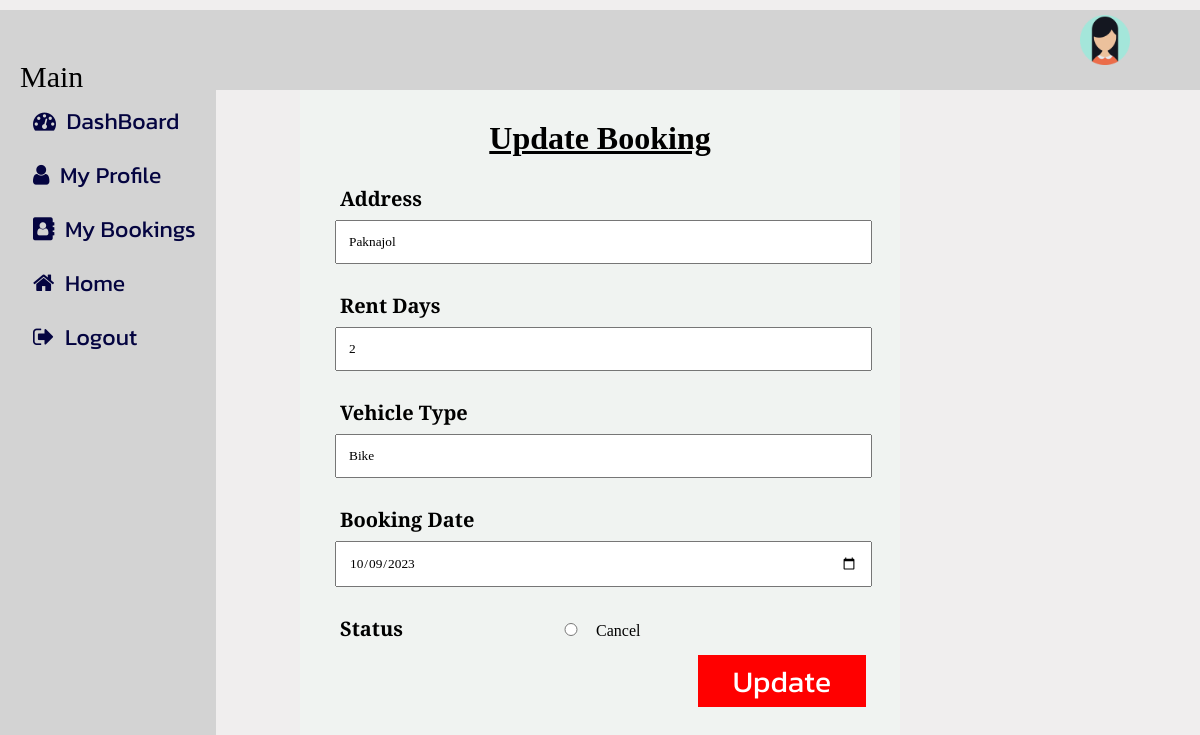
The app's page /user/user_update_booking.php?b_id=1 with its own data.
### tables this page shows
CREATE TABLE `booking` (
  `b_id` int(11) NOT NULL,
  `Full_Name` varchar(30) NOT NULL,
  `Email` varchar(50) NOT NULL,
  `Phone_Number` bigint(20) DEFAULT NULL,
  `Address` varchar(30) NOT NULL,
  `Rent_Days` int(11) NOT NULL,
  `Vehicle_Category` varchar(20) NOT NULL,
  `Booking_Date` date NOT NULL,
  `End_Date` date NOT NULL,
  `Driving_License` varchar(100) DEFAULT NULL,
  `Message` varchar(500) NOT NULL,
  `status` tinyint(1) DEFAULT 0,
  `vehicle_id` int(11) DEFAULT NULL,
  `c_id` int(11) NOT NULL
);

### user/user_update_booking.php (the view, shortened to what this page needs)
<?php
$id = $_GET['b_id'];
?>
<?php
try{
    $connection = mysqli_connect('localhost','root','','online_vehicle_rental');
    $sql = "select * from booking where b_id=$id";
    $res = mysqli_query($connection,$sql);
    if ($res->num_rows > 0) {
        $record = mysqli_fetch_assoc($res);
    } else {
    }
}catch(Exception $e){
    die('Connection Error: ' . $e->getMessage());
}
?>
<!DOCTYPE html>
<html>
<head>
  <link rel="stylesheet" href="https://cdnjs.cloudflare.com/ajax/libs/font-awesome/4.7.0/css/font-awesome.min.css">
    <link rel="stylesheet" type="text/css" href="../style.css">
</head>
<body>
  <?php
  include_once"user-main-dashboard.php";
  ?>
        <div class="update-user-right-product-form_box">
            <form class="update-user-product-form-box"action="<?php echo $_SERVER['PHP_SELF']?>?b_id=<?php echo $id ?>" method="post">
                <h1 class="ubook">Update Booking</h1>
                <div class="user-input-box">
                    <label><b>Address</b></label>
                    <input type="text" placeholder="Enter Address " name="address" value="<?php echo $record['Address']?>" >
                </div>
                <div class="user-input-box">
                    <label><b>Rent Days</b></label>
                    <input type="number" placeholder="Enter Rent Days" name="rent" value="<?php echo $record['Rent_Days']  ?>">
                </div>
                <div class="user-input-box">
                    <label><b>Vehicle Type</b></label>
                    <input type="text" placeholder="Enter Vehicle Category" name="vcategory" value="<?php echo $record['Vehicle_Category']?>">
                </div>
                <div class="user-input-box">
                    <label><b>Booking Date</b></label>
                    <input type="date" placeholder="Enter Start Date" name="start" value="<?php echo $record['Booking_Date']  ?>">
                </div>
                <div class="user-input-box">
                    <label><b>Status</b></label>
                    <input type="radio" name="status" class="updatesta" value='2'>Cancel
                </div>
                <button type="submit" class="btnSubmit" name="submit">Update</button>
            </form>
        </div>
</body>
</html>

### style.css (style rules this page uses)
* { margin: 0; padding: 0; }
body { width: 100%; background: #F0EEEE; }
::placeholder { font-size: 15px; padding-left: 10px; }
.btnSubmit { font-family: Kanit; text-align: center; margin-top: 15px; margin-right: 34px; float: right; width: 168px; height: 52px; background: red; border: red; color: white; font-size: 30px; }
input.updatesta { width: 50px; }
.update-user-product-form-box { width: 50%; height: 110vh; background-color: #F0F3F1; border-radius: 2px black; margin: auto; margin-top: 10px; }
.user-input-box { color: black; font-family: PT Serif; margin-left: 35px; padding-top: 23px; }
.user-input-box input { font-family: PT Serif; margin-top: 10px; width: 90%; padding: 12px; }
.user-input-box label { font-family: PT Serif; font-size: 20px; color: black; width: 197px; display: inline-block; height: 20px; padding: 5px; }
.ubook { text-align: center; font-family: CarterOne; text-decoration: underline; }

### records on screen
booking: address "Paknajol", rent "2", vcategory "Bike", start "10/09/2023"
